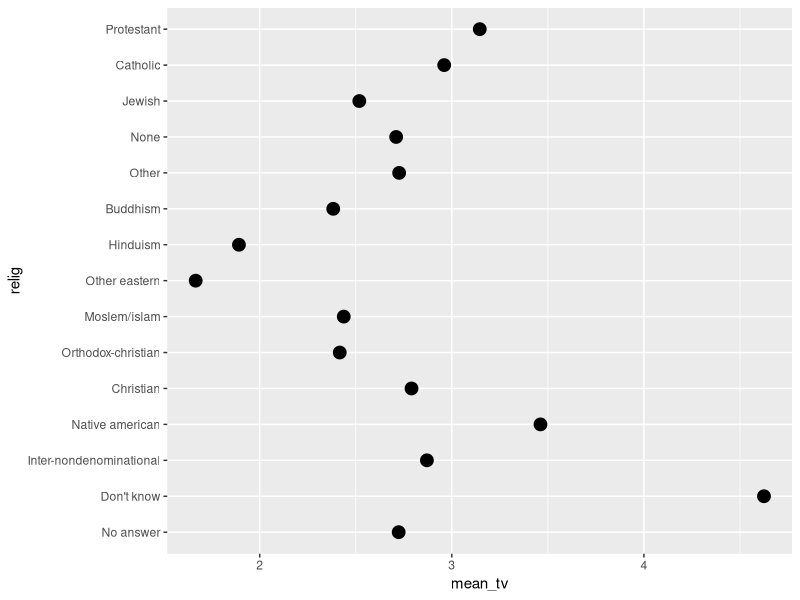
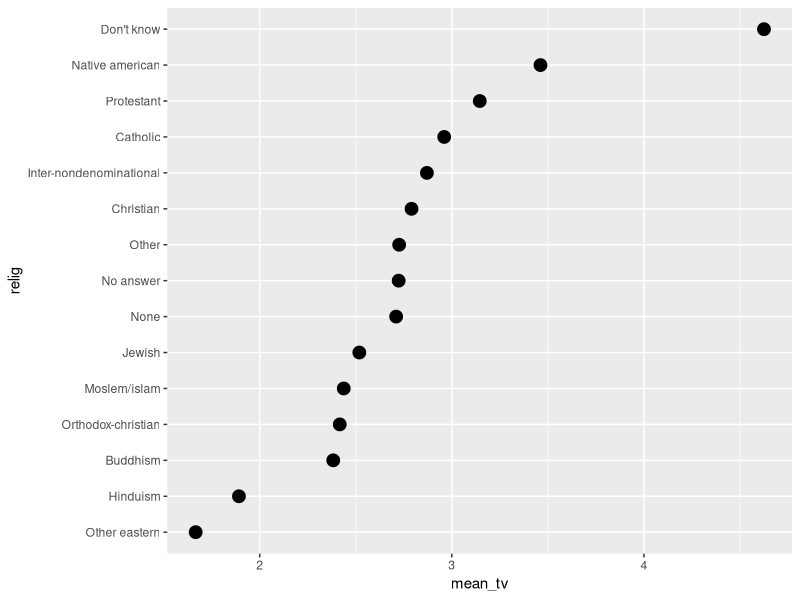
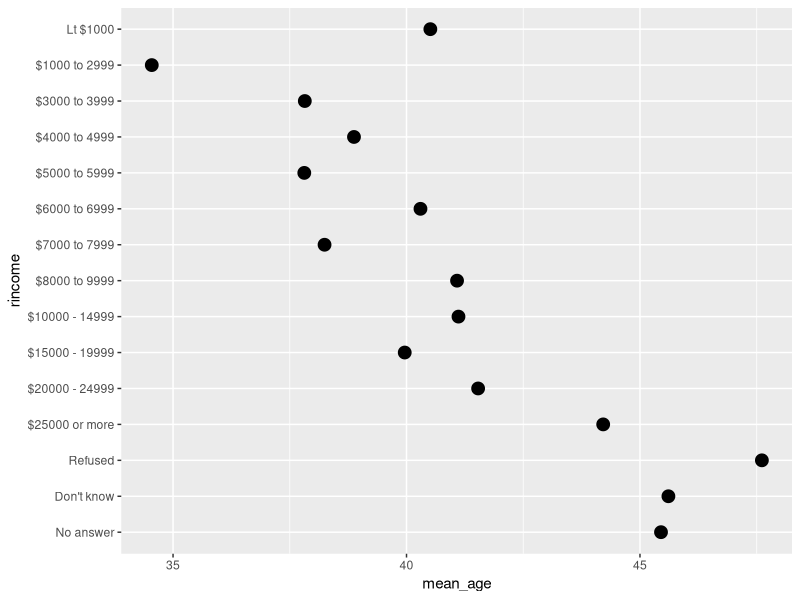
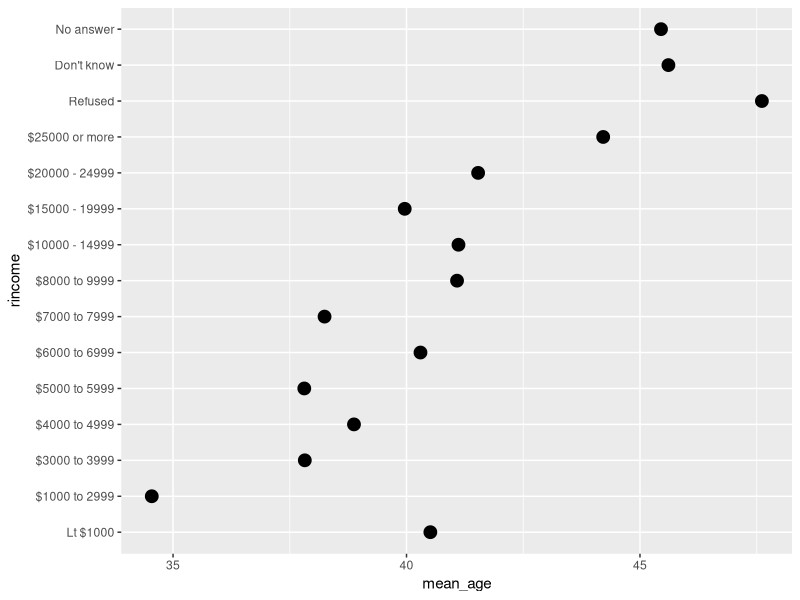
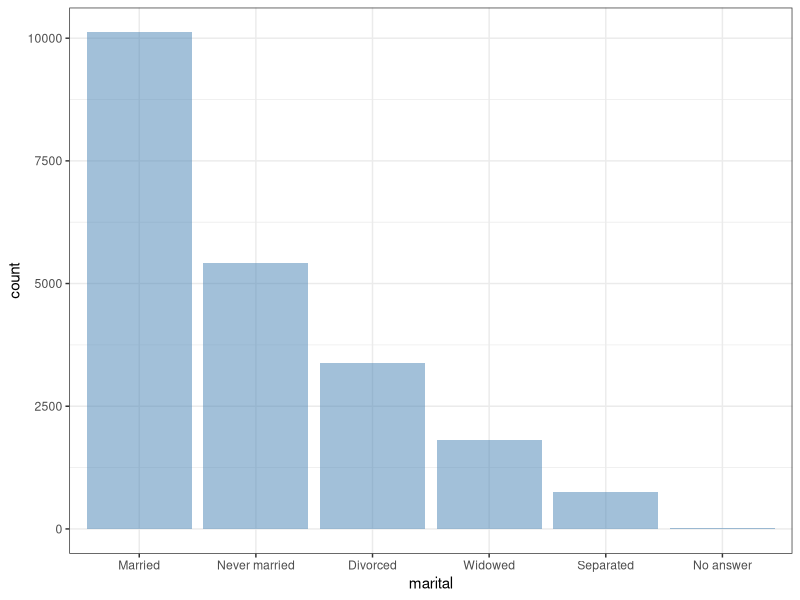
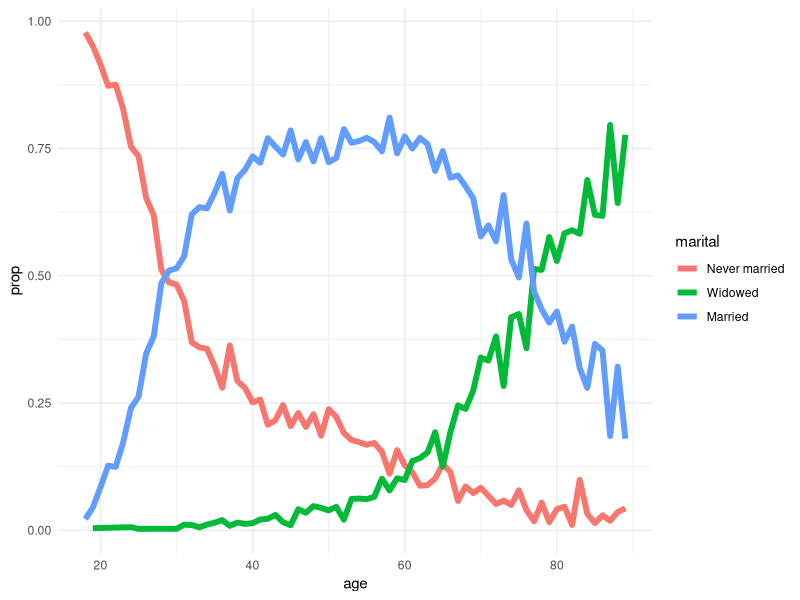
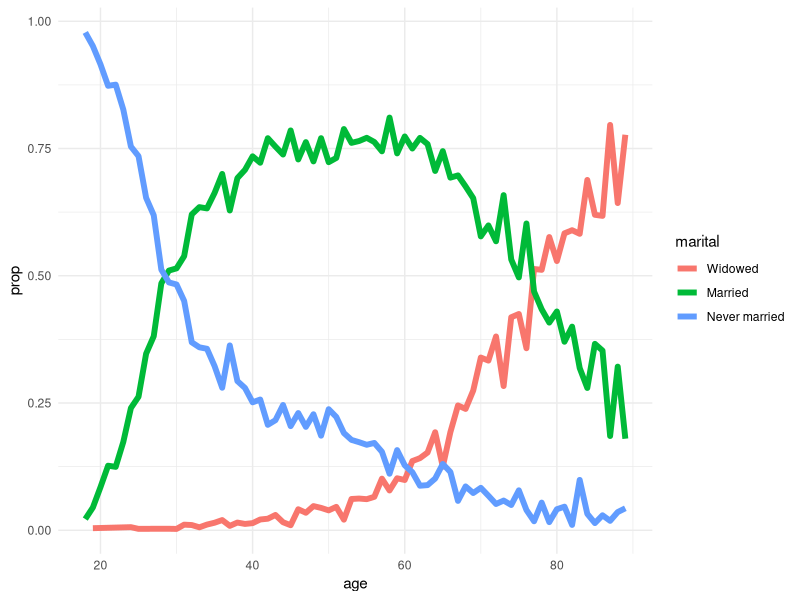

Recreate these plots in R, in order.
library(tidyverse)
library(forcats)
library(patchwork)

?forcats
data()

View(gss_cat)
glimpse(gss_cat)

unique(gss_cat$race)

gss_cat %>% 
  pull(race) %>% 
  unique()

count(gss_cat, race, sort = T)

gss_cat %>% 
  count(race)

gss_cat %>% 
  pull(race) %>% 
  levels()

gss_cat %>% 
  select(race) %>% 
  table()

gss_cat %>% 
  mutate(race = fct_drop(race)) %>% 
  pull(race) %>% 
  levels()

gss_cat %>% 
  drop_na(tvhours) %>% 
  group_by(relig) %>% 
  summarise(mean_tv = mean(tvhours)) %>% 
  ggplot(aes(mean_tv, relig)) + geom_point(size = 4)

gss_cat %>% 
  drop_na(tvhours) %>% 
  group_by(relig) %>% 
  summarise(mean_tv = mean(tvhours)) %>% 
  mutate(relig = fct_reorder(relig, mean_tv)) %>% 
  ggplot(aes(mean_tv, relig)) + geom_point(size = 4)

gss_cat %>% 
  drop_na(age) %>% 
  filter(rincome != "Not applicable") %>% 
  group_by(rincome) %>% 
  summarise(mean_age = mean(age)) %>% 
  ggplot(aes(mean_age, rincome)) + geom_point(size = 4)

gss_cat %>% 
  drop_na(age) %>% 
  filter(rincome != "Not applicable") %>% 
  group_by(rincome) %>% 
  summarise(mean_age = mean(age)) %>% 
  mutate(rincome = fct_rev(rincome)) %>% 
  ggplot(aes(mean_age, rincome)) + geom_point(size = 4)

gss_cat %>% 
  count(marital)

gss_cat %>% 
  mutate(marital = fct_infreq(marital)) %>% 
  ggplot(aes(marital)) +
  geom_bar(fill = "steelblue", alpha = 0.5) +
  theme_bw()

unique(gss_cat$partyid)

gss_cat %>% 
  mutate(relig = fct_lump(relig, n = 2)) %>% 
  count(relig)

gss_cat %>% 
  filter(!is.na(age)) %>% 
  filter(marital %in% c("Never married",
                        "Married",
                        "Widowed")) %>% 
  count(age, marital) %>% 
  group_by(age) %>% 
  mutate(prop = n / sum(n)) %>% 
  ggplot(aes(age, prop, color = marital)) +
  geom_line(size = 2, na.rm = T) +
  theme_minimal()

gss_cat %>% 
  filter(!is.na(age)) %>% 
  filter(marital %in% c("Never married",
                        "Married",
                        "Widowed")) %>% 
  count(age, marital) %>% 
  group_by(age) %>% 
  mutate(prop = n / sum(n)) %>% 
  mutate(marital = fct_reorder2(marital, age, prop)) %>% 
  mutate(marital = fct_rev(marital)) %>% 
  ggplot(aes(age, prop, color = marital)) +
  geom_line(size = 2, na.rm = T) +
  theme_minimal()

